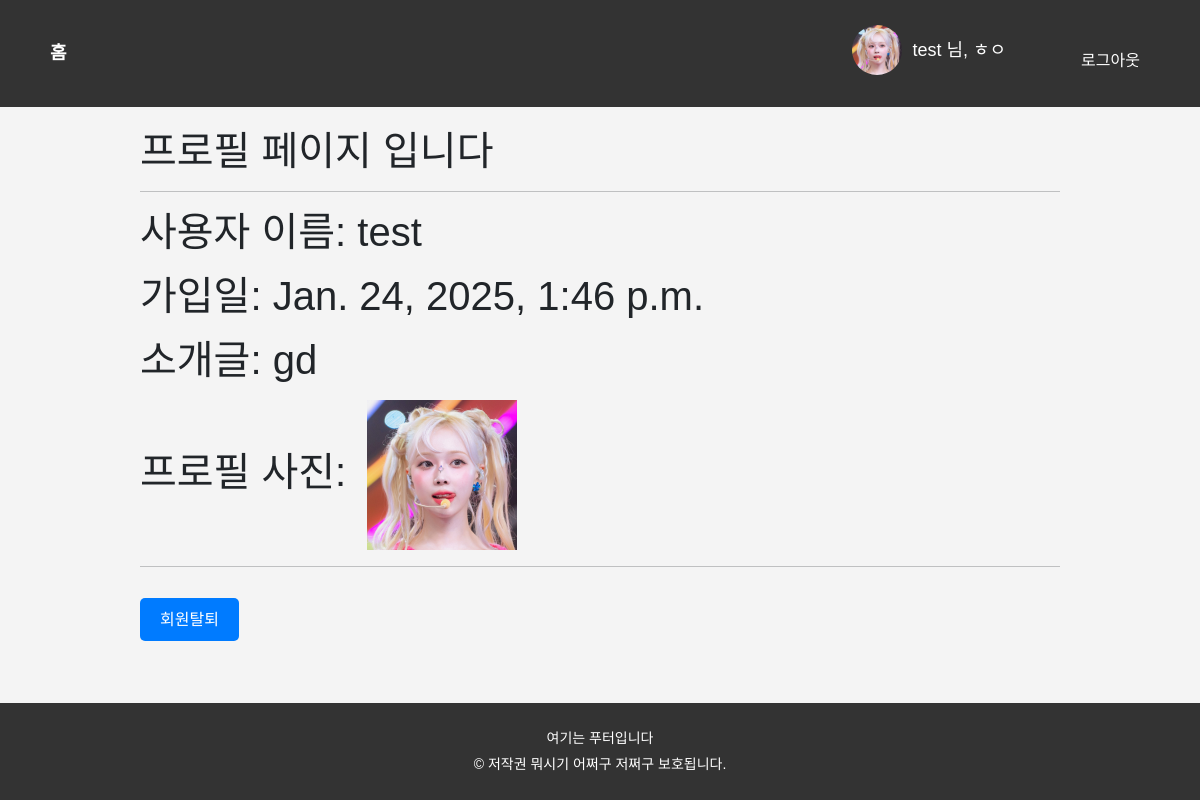
/users/profile/ (signed in), run on the app's committed database.
### users/models.py (models this page shows)
class User(AbstractUser):
    image = models.ImageField(upload_to="images/", blank=True, default="images/기본프로필.jpg")
    bio = models.TextField(max_length=150, blank=True, default="")

### users/views.py (the view)
# urls.py: path("profile/", views.profile, name="profile"),
@login_required
def profile(request):
    return render(request, "users/profile.html")

### users/templates/users/profile.html (shortened to what this page needs)
{% extends "base.html" %}
{% block content %}
    <h1>프로필 페이지 입니다<h1><hr>
    <p>사용자 이름: {{ request.user.username }}</p>
    <p>가입일: {{ request.user.date_joined }}</p>
    <p>소개글: {{ request.user.bio }}</p>
    {% if request.user.image %}
        <p style="overflow: hidden;">
            <span>프로필 사진: </span>
            <img src="{{ request.user.image.url }}" alt="프로필 사진" width="150" height="150" style="display: inline-block; margin-left: 10px;">
        </p>
    {% endif %}
    <hr>
    <form action="{% url "users:delete" %}" method="POST">
        <button type="submit">회원탈퇴</button>
    </form>
{% endblock content %}

### templates/base.html (shortened to what this page needs)
{% load static %}
<!DOCTYPE html>
<html lang="en">
<head>
    <link href="https://cdn.jsdelivr.net/npm/bootstrap@5.3.3/dist/css/bootstrap.min.css" rel="stylesheet">
    <link rel="stylesheet" href="{% static "css/style.css" %}">
</head>
<body>
    <div class="navbar">
        <a href="{% url 'index' %}" class="home-btn">홈</a>
        <div class="navbar-right">
            {% if request.user.is_authenticated %}
                <a href="{% url 'users:profile' %}">
                    <span class="user-greeting">
                        <img src="{% if request.user.image %}{{ request.user.image.url }}{% else %}{% static 'images/기본프로필.jpg' %}{% endif %}" alt="프로필 사진" class="profile-img">
                        {{ request.user.username }} 님, ㅎㅇ
                    </span>
                </a>
                <form action="{% url 'users:logout' %}" method="POST" class="logout-form">
                    <button type="submit" class="logout-btn">로그아웃</button>
                </form>
            {% else %}
                <a href="{% url 'users:login' %}" class="login-btn">로그인</a>
                <a href="{% url 'users:signup' %}" class="signup-btn">회원가입</a>
            {% endif %}
        </div>
    </div>
    <div class="container">
        {% block content %}
        {% endblock content %}
    </div>
    <footer>
        <div class="footer-content">
            <p>여기는 푸터입니다</p>
            <p>&copy; 저작권 뭐시기 어쩌구 저쩌구 보호됩니다.</p>
        </div>
    </footer>
</body>
</html>

### static/css/style.css (style rules this page uses)
body { font-family: 'Arial', sans-serif; margin: 0; padding: 0; background-color: #f4f4f4; min-height: 100vh; display: flex; flex-direction: column; }
.navbar { background-color: #333; padding: 15px 30px; display: flex; justify-content: space-between; align-items: center; }
.navbar .home-btn { color: white; text-decoration: none; font-size: 18px; font-weight: bold; margin-right: 20px; padding: 10px 20px; border-radius: 25px; background-color: transparent; transition: background-color 0.3s ease, transform 0.3s ease; }
.navbar .navbar-right { display: flex; align-items: center; }
.navbar .navbar-right a, .navbar .navbar-right button { background-color: transparent; border: none; color: white; font-size: 16px; margin-left: 15px; cursor: pointer; padding: 10px 20px; border-radius: 25px; transition: background-color 0.3s ease, transform 0.3s ease; }
.navbar .user-greeting { color: white; font-size: 18px; margin-right: 20px; }
.logout-btn { background-color: #e74c3c; color: white; padding: 10px 20px; border-radius: 25px; transition: background-color 0.3s ease; }
.container { padding: 20px; flex: 1; }
footer { background-color: #333; color: white; text-align: center; padding: 20px; margin-top: auto; }
footer .footer-content p { margin: 5px 0; font-size: 14px; }
.profile-img { width: 50px; height: 50px; border-radius: 50%; margin-right: 10px; vertical-align: middle; }
a { text-decoration: none; }
.user-greeting { display: inline-flex; align-items: center; }
.container { width: 80%; margin: 0 auto; padding: 20px; font-family: Arial, sans-serif; }
button { padding: 10px 20px; font-size: 1rem; background-color: #007bff; color: white; border: none; border-radius: 5px; cursor: pointer; transition: background-color 0.3s; }
button { padding: 10px 20px; font-size: 1rem; border: none; cursor: pointer; border-radius: 5px; transition: background-color 0.3s, transform 0.3s; margin-right: 10px; }
button { padding: 10px 20px; font-size: 1rem; border: none; cursor: pointer; border-radius: 5px; transition: background-color 0.3s, transform 0.3s; margin-top: 15px; }
button { padding: 12px 20px; font-size: 1rem; border: none; cursor: pointer; border-radius: 5px; transition: background-color 0.3s, transform 0.3s; }

### data on the page
User: image (picture), user.username "test", user.date_joined "Jan. 24, 2025, 1:46 p.m.", user.bio "gd", user.image (picture)
